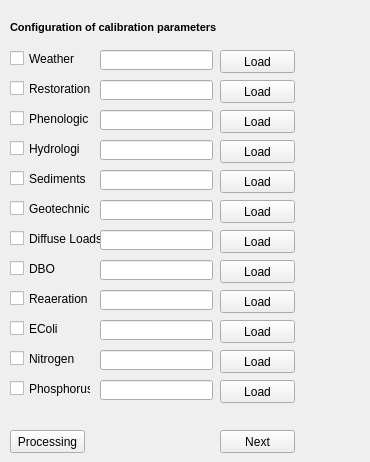
         <widget class="QWidget" name="Parametros_Cal">
          <widget class="QPushButton" name="Button_Load_Weather">
           <property name="geometry">
            <rect>
             <x>220</x>
             <y>50</y>
             <width>75</width>
             <height>23</height>
            </rect>
           </property>
           <property name="text">
            <string>Load</string>
           </property>
          </widget>
          <widget class="QPushButton" name="Button_Load_Phenologic">
           <property name="geometry">
            <rect>
             <x>220</x>
             <y>110</y>
             <width>75</width>
             <height>23</height>
            </rect>
           </property>
           <property name="text">
            <string>Load</string>
           </property>
          </widget>
          <widget class="QCheckBox" name="Check_restoration">
           <property name="geometry">
            <rect>
             <x>10</x>
             <y>80</y>
             <width>81</width>
             <height>17</height>
            </rect>
           </property>
           <property name="text">
            <string>Restoration</string>
           </property>
          </widget>
          <widget class="QLineEdit" name="Path_Excel_Restauration">
           <property name="geometry">
            <rect>
             <x>100</x>
             <y>80</y>
             <width>113</width>
             <height>20</height>
            </rect>
           </property>
          </widget>
          <widget class="QLineEdit" name="Path_Excel_Phenologic">
           <property name="geometry">
            <rect>
             <x>100</x>
             <y>110</y>
             <width>113</width>
             <height>20</height>
            </rect>
           </property>
          </widget>
          <widget class="QLabel" name="label_36">
           <property name="geometry">
            <rect>
             <x>10</x>
             <y>20</y>
             <width>351</width>
             <height>16</height>
            </rect>
           </property>
           <property name="font">
            <font>
             <pointsize>8</pointsize>
             <weight>75</weight>
             <bold>true</bold>
            </font>
           </property>
           <property name="text">
            <string>&lt;html&gt;&lt;head/&gt;&lt;body&gt;&lt;p&gt;Configuration of calibration parameters&lt;/p&gt;&lt;/body&gt;&lt;/html&gt;</string>
           </property>
          </widget>
          <widget class="QCheckBox" name="Check_Weather">
           <property name="geometry">
            <rect>
             <x>10</x>
             <y>50</y>
             <width>70</width>
             <height>17</height>
            </rect>
           </property>
           <property name="text">
            <string>Weather</string>
           </property>
          </widget>
          <widget class="QCheckBox" name="Check_Phenologic">
           <property name="geometry">
            <rect>
             <x>10</x>
             <y>110</y>
             <width>81</width>
             <height>17</height>
            </rect>
           </property>
           <property name="text">
            <string>Phenologic</string>
           </property>
          </widget>
          <widget class="QLineEdit" name="Path_Excel_Weather">
           <property name="geometry">
            <rect>
             <x>100</x>
             <y>50</y>
             <width>113</width>
             <height>20</height>
            </rect>
           </property>
          </widget>
          <widget class="QPushButton" name="Button_Load_Restauration">
           <property name="geometry">
            <rect>
             <x>220</x>
             <y>80</y>
             <width>75</width>
             <height>23</height>
            </rect>
           </property>
           <property name="text">
            <string>Load</string>
           </property>
          </widget>
          <widget class="QPushButton" name="Button_Load_geotechnical">
           <property name="geometry">
            <rect>
             <x>220</x>
             <y>200</y>
             <width>75</width>
             <height>23</height>
            </rect>
           </property>
           <property name="text">
            <string>Load</string>
           </property>
          </widget>
          <widget class="QCheckBox" name="Check_Sediments">
           <property name="geometry">
            <rect>
             <x>10</x>
             <y>170</y>
             <width>81</width>
             <height>17</height>
            </rect>
           </property>
           <property name="text">
            <string>Sediments</string>
           </property>
          </widget>
          <widget class="QLineEdit" name="Path_Excel_Sediments">
           <property name="geometry">
            <rect>
             <x>100</x>
             <y>170</y>
             <width>113</width>
             <height>20</height>
            </rect>
           </property>
          </widget>
          <widget class="QLineEdit" name="Path_Excel_geotechnical">
           <property name="geometry">
            <rect>
             <x>100</x>
             <y>200</y>
             <width>113</width>
             <height>20</height>
            </rect>
           </property>
          </widget>
          <widget class="QCheckBox" name="Check_hydrologic">
           <property name="geometry">
            <rect>
             <x>10</x>
             <y>140</y>
             <width>70</width>
             <height>17</height>
            </rect>
           </property>
           <property name="text">
            <string>Hydrologic</string>
           </property>
          </widget>
          <widget class="QCheckBox" name="Check_geotechnical">
           <property name="geometry">
            <rect>
             <x>10</x>
             <y>200</y>
             <width>81</width>
             <height>17</height>
            </rect>
           </property>
           <property name="text">
            <string>Geotechnical</string>
           </property>
          </widget>
          <widget class="QPushButton" name="Button_Load_Sediments">
           <property name="geometry">
            <rect>
             <x>220</x>
             <y>170</y>
             <width>75</width>
             <height>23</height>
            </rect>
           </property>
           <property name="text">
            <string>Load</string>
           </property>
          </widget>
          <widget class="QLineEdit" name="Path_Excel_hydrologic">
           <property name="geometry">
            <rect>
             <x>100</x>
             <y>140</y>
             <width>113</width>
             <height>20</height>
            </rect>
           </property>
          </widget>
          <widget class="QPushButton" name="Button_Load_hydrologic">
           <property name="geometry">
            <rect>
             <x>220</x>
             <y>140</y>
             <width>75</width>
             <height>23</height>
            </rect>
           </property>
           <property name="text">
            <string>Load</string>
           </property>
          </widget>
          <widget class="QPushButton" name="Button_Load_Phosphorus">
           <property name="geometry">
            <rect>
             <x>220</x>
             <y>380</y>
             <width>75</width>
             <height>23</height>
            </rect>
           </property>
           <property name="text">
            <string>Load</string>
           </property>
          </widget>
          <widget class="QPushButton" name="Button_Load_EColi">
           <property name="geometry">
            <rect>
             <x>220</x>
             <y>320</y>
             <width>75</width>
             <height>23</height>
            </rect>
           </property>
           <property name="text">
            <string>Load</string>
           </property>
          </widget>
          <widget class="QLineEdit" name="Path_Excel_Diffuse">
           <property name="geometry">
            <rect>
             <x>100</x>
             <y>230</y>
             <width>113</width>
             <height>20</height>
            </rect>
           </property>
          </widget>
          <widget class="QCheckBox" name="Check_Diffuse">
           <property name="geometry">
            <rect>
             <x>10</x>
             <y>230</y>
             <width>91</width>
             <height>17</height>
            </rect>
           </property>
           <property name="text">
            <string>Diffuse Loads</string>
           </property>
          </widget>
          <widget class="QLineEdit" name="Path_Excel_Reaeration">
           <property name="geometry">
            <rect>
             <x>100</x>
             <y>290</y>
             <width>113</width>
             <height>20</height>
            </rect>
           </property>
          </widget>
          <widget class="QPushButton" name="Button_Load_Reaeration">
           <property name="geometry">
            <rect>
             <x>220</x>
             <y>290</y>
             <width>75</width>
             <height>23</height>
            </rect>
           </property>
           <property name="text">
            <string>Load</string>
           </property>
          </widget>
          <widget class="QCheckBox" name="Check_Nitrogen">
           <property name="geometry">
            <rect>
             <x>10</x>
             <y>350</y>
             <width>81</width>
             <height>17</height>
            </rect>
           </property>
           <property name="text">
            <string>Nitrogen</string>
           </property>
          </widget>
          <widget class="QPushButton" name="Button_Load_DBO">
           <property name="geometry">
            <rect>
             <x>220</x>
             <y>260</y>
             <width>75</width>
             <height>23</height>
            </rect>
           </property>
           <property name="text">
            <string>Load</string>
           </property>
          </widget>
          <widget class="QLineEdit" name="Path_Excel_DBO">
           <property name="geometry">
            <rect>
             <x>100</x>
             <y>260</y>
             <width>113</width>
             <height>20</height>
            </rect>
           </property>
          </widget>
          <widget class="QPushButton" name="Button_Load_Nitrogen">
           <property name="geometry">
            <rect>
             <x>220</x>
             <y>350</y>
             <width>75</width>
             <height>23</height>
            </rect>
           </property>
           <property name="text">
            <string>Load</string>
           </property>
          </widget>
          <widget class="QPushButton" name="Button_Load_Diffuse">
           <property name="geometry">
            <rect>
             <x>220</x>
             <y>230</y>
             <width>75</width>
             <height>23</height>
            </rect>
           </property>
           <property name="text">
            <string>Load</string>
           </property>
          </widget>
          <widget class="QCheckBox" name="Check_Reaeration">
           <property name="geometry">
            <rect>
             <x>10</x>
             <y>290</y>
             <width>81</width>
             <height>17</height>
            </rect>
           </property>
           <property name="text">
            <string>Reaeration</string>
           </property>
          </widget>
          <widget class="QLineEdit" name="Path_Excel_Phosphorus">
           <property name="geometry">
            <rect>
             <x>100</x>
             <y>380</y>
             <width>113</width>
             <height>20</height>
            </rect>
           </property>
          </widget>
          <widget class="QCheckBox" name="Check_EColi">
           <property name="geometry">
            <rect>
             <x>10</x>
             <y>320</y>
             <width>70</width>
             <height>17</height>
            </rect>
           </property>
           <property name="text">
            <string>EColi</string>
           </property>
          </widget>
          <widget class="QLineEdit" name="Path_Excel_Ecoli">
           <property name="geometry">
            <rect>
             <x>100</x>
             <y>320</y>
             <width>113</width>
             <height>20</height>
            </rect>
           </property>
          </widget>
          <widget class="QCheckBox" name="Check_Phosphorus">
           <property name="geometry">
            <rect>
             <x>10</x>
             <y>380</y>
             <width>81</width>
             <height>17</height>
            </rect>
           </property>
           <property name="text">
            <string>Phosphorus</string>
           </property>
          </widget>
          <widget class="QLineEdit" name="Path_Excel_Nitrogen">
           <property name="geometry">
            <rect>
             <x>100</x>
             <y>350</y>
             <width>113</width>
             <height>20</height>
            </rect>
           </property>
          </widget>
          <widget class="QCheckBox" name="Check_DBO">
           <property name="geometry">
            <rect>
             <x>10</x>
             <y>260</y>
             <width>81</width>
             <height>17</height>
            </rect>
           </property>
           <property name="text">
            <string>DBO</string>
           </property>
          </widget>
          <widget class="QPushButton" name="Button_Step_9">
           <property name="geometry">
            <rect>
             <x>220</x>
             <y>430</y>
             <width>75</width>
             <height>23</height>
            </rect>
           </property>
           <property name="text">
            <string>Next</string>
           </property>
          </widget>
          <widget class="QPushButton" name="Button_Run_Parms_Cal">
           <property name="geometry">
            <rect>
             <x>10</x>
             <y>430</y>
             <width>75</width>
             <height>23</height>
            </rect>
           </property>
           <property name="text">
            <string>Processing</string>
           </property>
          </widget>
         </widget>
